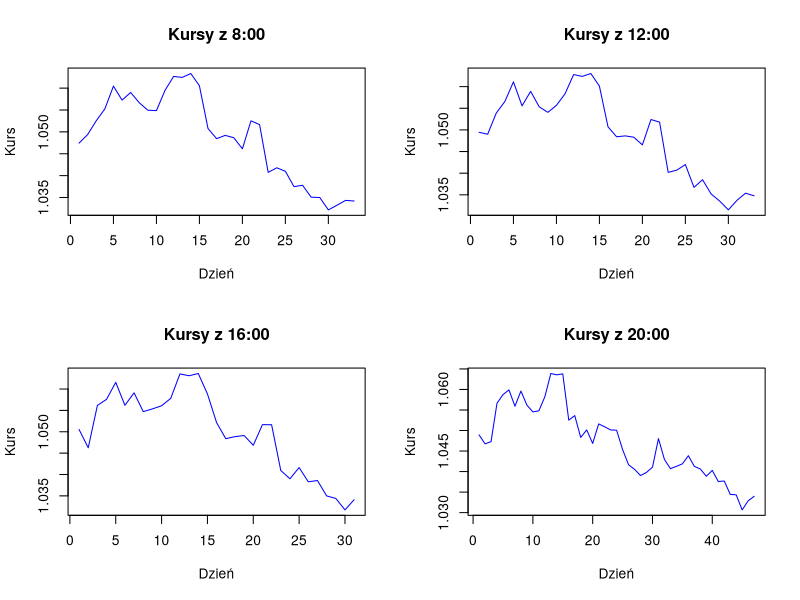
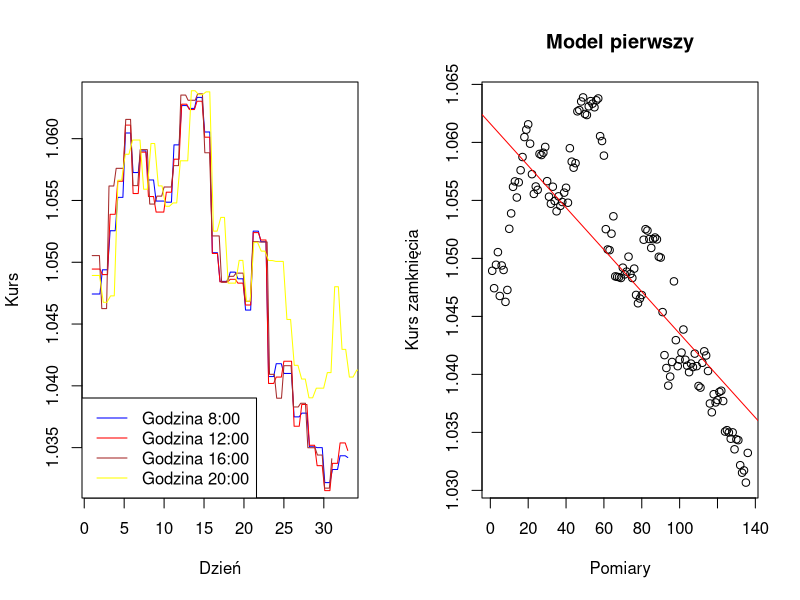
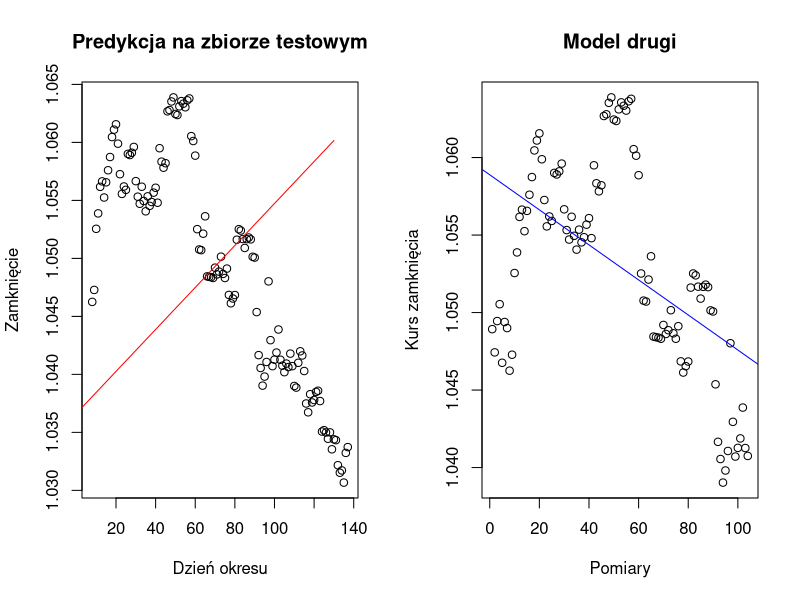
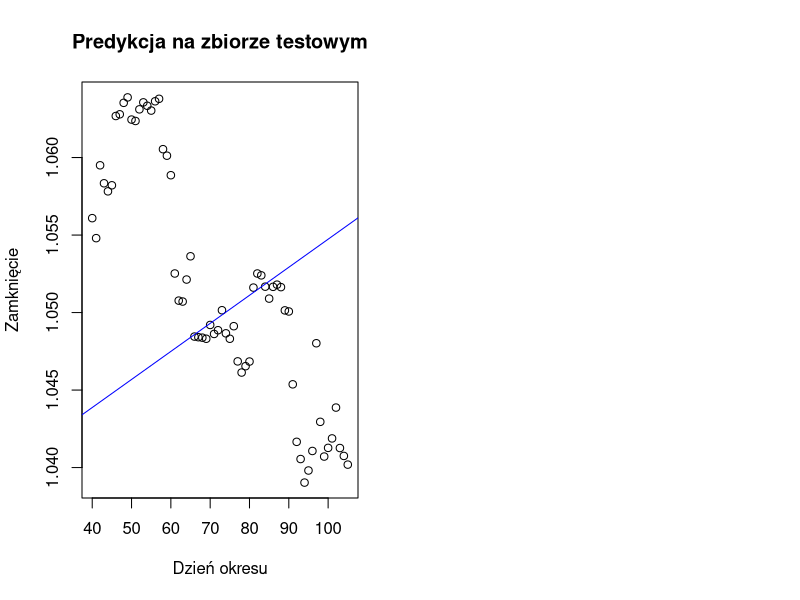

Write R code to recreate these figures, in order.
## ---- chunk 1
knitr::opts_chunk$set(echo = TRUE)
## ---- chunk 2
dane <- read.csv2(file = 'mwozna-dane.csv', header = TRUE, sep = ";", dec = ".")
godz_8 <- dane[dane$godzina == 80000, ]
godz_12 <- dane[dane$godzina == 120000, ]
godz_16 <- dane[dane$godzina == 160000, ]
godz_20 <- dane[dane$godzina == 200000, ]
kurs<-as.numeric(dane$zamkniecie)
dane$zamkniecie = kurs
head(dane)
## ---- chunk 3
head(godz_8)
head(godz_12)
head(godz_20)
## ---- chunk 4
par(mfrow = c(2, 2), pty= "m")
plot(1:length(godz_8$data), godz_8$zamkniecie, type = "l", main = "Kursy z 8:00", xlab = "Dzień", ylab = "Kurs", col="blue")
plot(1:length(godz_12$data), godz_12$zamkniecie, type = "l", main = "Kursy z 12:00", xlab = "Dzień", ylab = "Kurs", col="blue")
plot(1:length(godz_16$data), godz_16$zamkniecie, type = "l", main = "Kursy z 16:00", xlab = "Dzień", ylab = "Kurs", col="blue")
plot(1:length(godz_20$data), godz_20$zamkniecie, type = "l", main = "Kursy z 20:00", xlab = "Dzień", ylab = "Kurs", col="blue")
par(mfrow = c(1, 2))

## ---- chunk 5
curve(godz_8$zamkniecie[x], from = 1, to = length(godz_8$data), type = "l", xlab = "Dzień", ylab = "Kurs", col = "blue")
curve(godz_12$zamkniecie[x], from = 1, to = length(godz_12$data), add = TRUE, type = "l", xlab = "Dzień", ylab = "Kurs", col = "red")
curve(godz_16$zamkniecie[x], from = 1, to = length(godz_16$data), add = TRUE, type = "l", xlab = "Dzień", ylab = "Kurs", col = "brown")
curve(godz_20$zamkniecie[x], from = 1, to = length(godz_20$data), add = TRUE, type = "l", xlab = "Dzień", ylab = "Kurs", col = "yellow")
legend("bottomleft", legend = c("Godzina 8:00", "Godzina 12:00", "Godzina 16:00", "Godzina 20:00"), col = c("blue", "red", "brown", "yellow"), lwd = 1)
## ---- chunk 6
N<-length(dane$zamkniecie)
n<-8 
newdane <- data.frame(nr=1:N,zamkniecie=dane$zamkniecie)
names(newdane)<-c("nr","zamkniecie")
uczacy <- newdane[1:(N - n), ]
testowy <- newdane[(N - n + 1):n, ]
## ---- chunk 7
model1<-lm(zamkniecie~nr,data=uczacy)
summary(model1)
plot(uczacy$nr, uczacy$zamkniecie, main = "Model pierwszy", xlab = "Pomiary", ylab = "Kurs zamknięcia")
abline(model1, col = "red")

## ---- chunk 8
pred1 <- predict(model1, newdata = testowy)
plot(testowy$nr, testowy$zamkniecie, main = "Predykcja na zbiorze testowym", xlab = "Dzień okresu", ylab = "Zamknięcie")
lines(pred1, col = "red")

## ---- chunk 9
blad1=mean(((pred1-testowy$zamkniecie)^2))
theil1=sum(((pred1-testowy$zamkniecie)^2))/sum((testowy$zamkniecie^2))
## ---- chunk 10
N<-length(dane$zamkniecie)
n<-40 
newdane <- data.frame(nr=1:N,zamkniecie=dane$zamkniecie)
names(newdane)<-c("nr","zamkniecie")
uczacy <- newdane[1:(N - n), ]
testowy <- newdane[(N - n + 1):n, ]
## ---- chunk 11
model2<-lm(zamkniecie~nr,data=uczacy)
summary(model1)
plot(uczacy$nr, uczacy$zamkniecie, main = "Model drugi", xlab = "Pomiary", ylab = "Kurs zamknięcia")
abline(model2, col = "blue")

## ---- chunk 12
pred2 <- predict(model2, newdata = testowy)
plot(testowy$nr, testowy$zamkniecie, main = "Predykcja na zbiorze testowym", xlab = "Dzień okresu", ylab = "Zamknięcie")
lines(pred1, col = "blue")

## ---- chunk 13
blad2=mean(((pred2-testowy$zamkniecie)^2))
theil2=sum(((pred2-testowy$zamkniecie)^2))/sum((testowy$zamkniecie^2))
